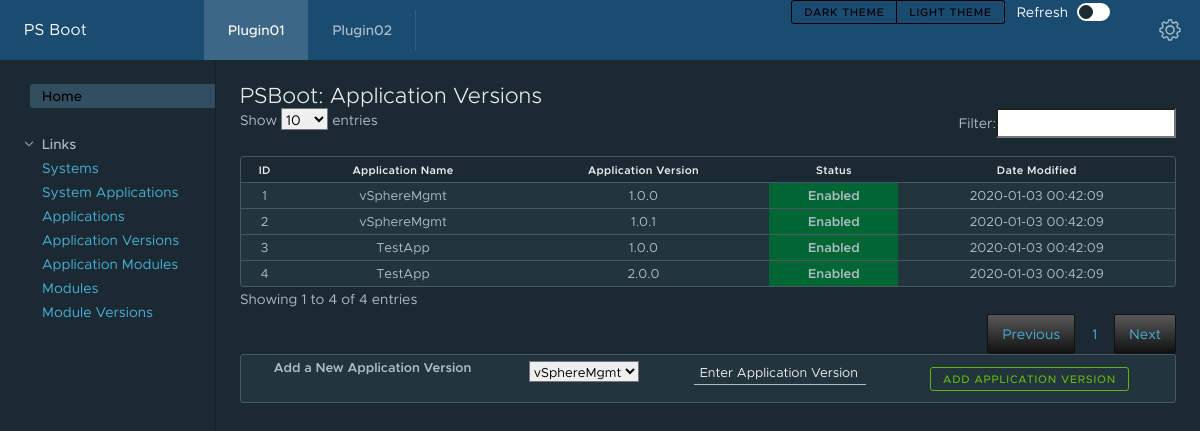
/php/application_versions.php, run on the app's committed database.
### tables this page shows
CREATE TABLE APPLICATION_VERSIONS
 
(
    ID int(11) NOT NULL AUTO_INCREMENT,
    APPLICATION_VERSION varchar (50) NOT NULL,
    APPLICATION_ID int(11) NOT NULL,
    STATUS_ID int(11) NOT NULL,
    PRIMARY KEY (ID),
    FOREIGN KEY (APPLICATION_ID) REFERENCES APPLICATIONS (ID),
    FOREIGN KEY (STATUS_ID) REFERENCES STATUS (ID),
    date_modified TIMESTAMP NOT NULL DEFAULT CURRENT_TIMESTAMP ON UPDATE CURRENT_TIMESTAMP
);

CREATE TABLE APPLICATIONS
 
(
    ID int(11) NOT NULL AUTO_INCREMENT,
    APPLICATION_NAME varchar (50) NOT NULL,
    STATUS_ID int(11) NOT NULL,
    PRIMARY KEY (ID),
    UNIQUE (APPLICATION_NAME),
    FOREIGN KEY (STATUS_ID) REFERENCES STATUS (ID),
    date_modified TIMESTAMP NOT NULL DEFAULT CURRENT_TIMESTAMP ON UPDATE CURRENT_TIMESTAMP
);

CREATE TABLE STATUS
(
    ID int(11) NOT NULL AUTO_INCREMENT,
    STATUS_NAME varchar (50) NOT NULL,
    HTMLCOLOR varchar (10) Not NULL,
    HTML_Description varchar (50),
    PRIMARY KEY (ID),
    UNIQUE (STATUS_NAME),
    date_modified TIMESTAMP NOT NULL DEFAULT CURRENT_TIMESTAMP ON UPDATE CURRENT_TIMESTAMP
);

### php/application_versions.php (the view, shortened to what this page needs)
<!DOCTYPE html>
<html lang="en">
<?php
	require_once 'components/header.php';
?>
<?php
	if (!empty($_GET['NewApplicationVersion'])){
		$APPLICATION_ID=$_GET['APPLICATION_ID'];
		$APPLICATION_VERSION=$_GET['APPLICATION_VERSION'];
		include 'components/database.php';
		$pdo = Database::connect();
		$sql = "INSERT INTO APPLICATION_VERSIONS (APPLICATION_VERSION,APPLICATION_ID,STATUS_ID) VALUES ('$APPLICATION_VERSION','$APPLICATION_ID',1)";
		$pdo->query($sql);
		header("Refresh:0 url=application_versions.php");
	}
	else {
?>
<div class="content-area">
    <h3>PSBoot: Application Versions</h3>
    <table id="example" class="table table-compact">
		<thead>
			<tr>
			<th>ID</th>
			<th>Application Name</th>
			<th>Application Version</th>
			<th>Status</th>
			<th>Date Modified</th>
			</tr>
		</thead>
		<tbody>
			<?php
			    $pdo = Database::connect();
                $sql = "select apv.ID, "
                            . "apv.APPLICATION_VERSION, "
                            . "apv.APPLICATION_ID, "
                            . "apv.STATUS_ID, "
                            . "apv.date_modified, "
                            . "ap.APPLICATION_NAME, "
                            . "s.STATUS_NAME, "
                            . "s.HTMLCOLOR, "
                            . "s.HTML_Description "
                        . "from APPLICATION_VERSIONS apv "
                        . "join APPLICATIONS ap on apv.APPLICATION_ID=ap.ID "
                        . "join STATUS s on apv.STATUS_ID=s.ID ";
                foreach ($pdo->query($sql) as $row) {
			    	echo '<tr>';
			    	echo '<td>'. $row['ID'] . '</td>';
			    	echo '<td>'. $row['APPLICATION_NAME'] . '</td>';
			    	echo '<td>'. $row['APPLICATION_VERSION'] . '</td>';
                    echo '<td style=background-color:'. $row['HTMLCOLOR'] . '><b>'. $row['STATUS_NAME'] . '</b></td>';
                    echo '<td>'. $row['date_modified'] . '</td>';
                    echo '</tr>';
                }
            ?>
        </tbody>
	</table>
    <table  class="table table-compact">
		<tr>
			<form>
                <td><b>Add a New Application Version</b></td>
                <td>
                    <?php
                        echo "<select name='APPLICATION_ID'>";
                        $sql = "SELECT * FROM APPLICATIONS";
                        foreach ($pdo->query($sql) as $row) {
                            echo "<option value=". $row['ID'] .">". $row['APPLICATION_NAME'] ."</option>";
                        }
                        echo "</select>"
                    ?>
                </td>
				<td>
					<input type="text" name="APPLICATION_VERSION" value="Enter Application Version">
				</td>
				<td>
					<input type="hidden" name="NewApplicationVersion" value="TRUE"><input type="Submit" class="btn btn-success-outline btn-sm" value="Add Application Version"></td>
			</form>
		</tr>
	</table>
</div>
<nav class="sidenav">
</nav>
</div>
</body>
<?php
  	}
?>
</html>

### data on the page
application_versions: ID "3", APPLICATION_ID.APPLICATION_NAME "TestApp", APPLICATION_VERSION "1.0.0", STATUS_ID.STATUS_NAME "Enabled", date_modified "2020-01-03 00:42:09"
application_versions: ID "4", APPLICATION_ID.APPLICATION_NAME "TestApp", APPLICATION_VERSION "2.0.0", STATUS_ID.STATUS_NAME "Enabled", date_modified "2020-01-03 00:42:09"
application_versions: ID "1", APPLICATION_ID.APPLICATION_NAME "vSphereMgmt", APPLICATION_VERSION "1.0.0", STATUS_ID.STATUS_NAME "Enabled", date_modified "2020-01-03 00:42:09"
application_versions: ID "2", APPLICATION_ID.APPLICATION_NAME "vSphereMgmt", APPLICATION_VERSION "1.0.1", STATUS_ID.STATUS_NAME "Enabled", date_modified "2020-01-03 00:42:09"

### other printed values
form field APPLICATION_ID "vSphereMgmt"
